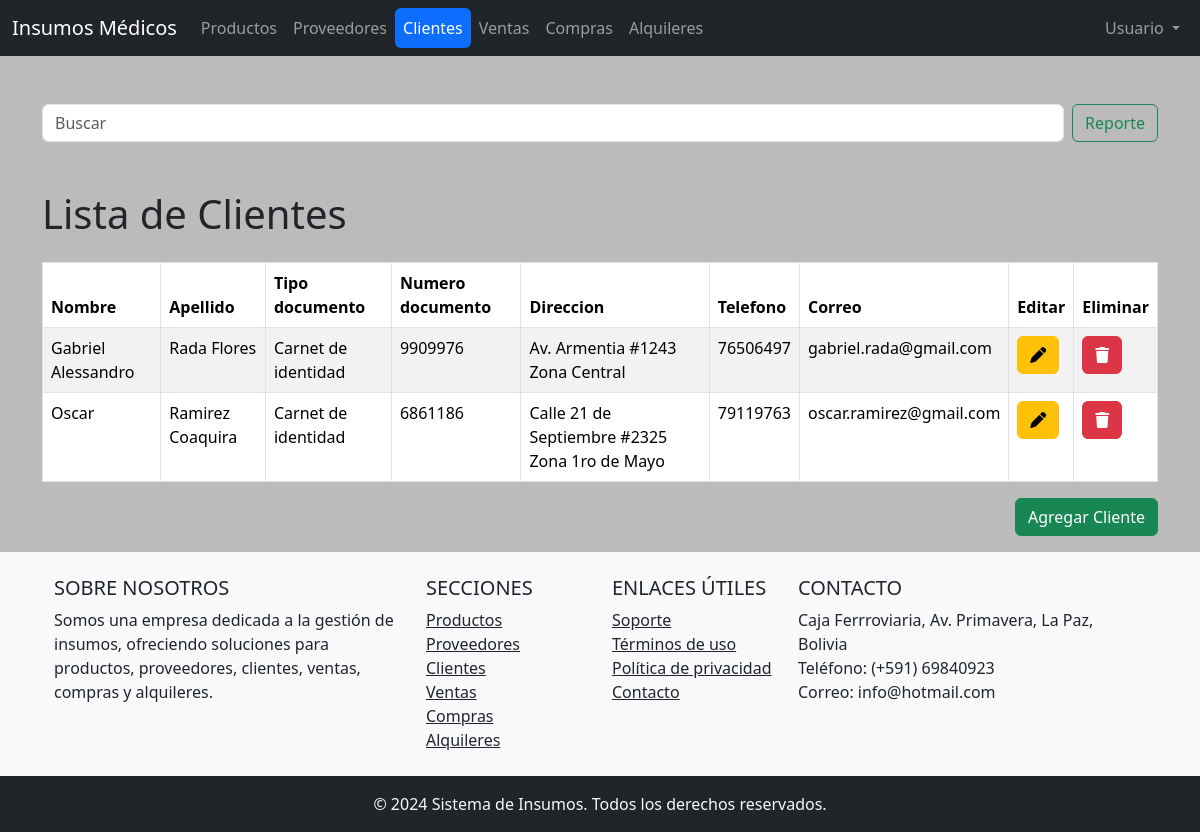
The page /clientes.php on the database its author committed.
### tables this page shows
CREATE TABLE `cliente` (
  `id` int(11) NOT NULL,
  `nombre` varchar(45) NOT NULL,
  `apellido` varchar(45) NOT NULL,
  `tipo_documento` varchar(45) NOT NULL,
  `num_documento` varchar(45) NOT NULL,
  `direccion` varchar(255) DEFAULT NULL,
  `telefono` varchar(20) NOT NULL,
  `correo` varchar(128) NOT NULL
);

### logic/Cliente.php (called while the page is built, shortened)
<?php
include_once "db/Conexion.php";
class Cliente extends Conexion{
    public static function consultar(){
        $conexion = new Conexion();
        $conexion->conectar();
        $sql = "SELECT * FROM cliente";
        $pre = mysqli_prepare($conexion->conn, $sql);
        $pre->execute();
        $res = $pre->get_result();
        $clientes = [];
        while($cliente = $res->fetch_object(Cliente::class))
        {
            array_push($clientes, $cliente);
        }
        return $clientes;
    }
}
?>

### db/Conexion.php (called while the page is built, shortened)
<?php
class Conexion{
    public function conectar(){
        $user = "root";
        $password = "";
        $server = "localhost";
        $db = "insumos";
        $this->conn = mysqli_connect($server, $user, $password, $db);
    }
}
?>

### clientes.php (the view, shortened to what this page needs)
<?php
include_once 'logic/Cliente.php';
$clientes = Cliente::consultar();
?>
<!DOCTYPE html>
<html lang="es">
<head>
    <link href="https://cdn.jsdelivr.net/npm/bootstrap@5.3.3/dist/css/bootstrap.min.css" rel="stylesheet">
    <link href="css/style.css" rel="stylesheet">
</head>
<header>
    <nav class="navbar navbar-expand-lg navbar-dark bg-dark">
        <div class="container-fluid">
            <a class="navbar-brand" href="index.php">Insumos Médicos</a>
            <div class="collapse navbar-collapse" id="navbarNav">
                <ul class="navbar-nav me-auto mb-2 mb-lg-0">
                    <li class="nav-item">
                        <a class="nav-link btn btn-outline-primary" aria-current="page" href="productos.php">Productos</a>
                    </li>
                    <li class="nav-item">
                        <a class="nav-link btn btn-outline-primary" href="proveedores.php">Proveedores</a>
                    </li>
                    <li class="nav-item">
                        <a class="nav-link btn btn-outline-primary active" href="clientes.php">Clientes</a>
                    </li>
                    <li class="nav-item">
                        <a class="nav-link btn btn-outline-primary" href="ventas.php">Ventas</a>
                    </li>
                    <li class="nav-item">
                        <a class="nav-link btn btn-outline-primary" href="compras.php">Compras</a>
                    </li>
                    <li class="nav-item">
                        <a class="nav-link btn btn-outline-primary" href="alquiler.php">Alquileres</a>
                    </li>
                </ul>
                <ul class="navbar-nav ms-auto">
                    <li class="nav-item dropdown">
                        <a class="nav-link dropdown-toggle" href="#" id="navbarDropdown" role="button" data-bs-toggle="dropdown" aria-expanded="false">
                            Usuario
                        </a>
                    </li>
                </ul>
            </div>
        </div>
    </nav>
</header>
<body>
    <div class="container mt-5">
        <form class="d-flex" action="buscar.php" method="GET">
            <input class="form-control me-2" type="search" name="query" placeholder="Buscar" aria-label="Buscar">
            <button class="btn btn-outline-success" type="submit">Reporte</button>
        </form>
    </div>
    <div class="container mt-5">
        <h1 class="mb-4">Lista de Clientes</h1>
        <table class="table table-striped table-bordered">
            <thead>
                <tr>
                    <th>Nombre</th>
                    <th>Apellido</th>
                    <th>Tipo documento</th>
                    <th>Numero documento</th>
                    <th>Direccion</th>
                    <th>Telefono</th>
                    <th>Correo</th>
                    <th>Editar</th>
                    <th>Eliminar</th>
                </tr>
            </thead>
            <tbody>
                <?php foreach($clientes as $cliente){ ?>
                <tr>
                    <td><?php echo $cliente->nombre; ?></td>
                    <td><?php echo $cliente->apellido; ?></td>
                    <td><?php echo $cliente->tipo_documento; ?></td>
                    <td><?php echo $cliente->num_documento; ?></td>
                    <td><?php echo $cliente->direccion; ?></td>
                    <td><?php echo $cliente->telefono; ?></td>
                    <td><?php echo $cliente->correo; ?></td>
                    <td><a class="btn btn-small btn-warning" href='actualizar_cliente.php?id=<?php echo $cliente->id; ?>'><i class="fa-solid fa-pen"></i></a></td>
                    <td><a class="btn btn-small btn-danger" href='clientes.php?eliminar_id=<?php echo $cliente->id; ?>'><i class="fa-solid fa-trash"></i></a></td>
                </tr>
                <?php } ?>
            </tbody>
        </table>
        <div class="d-flex justify-content-end">
            <a href="registrar_cliente.php" class="btn btn-success btn-add-product mb-3">Agregar Cliente</a>
        </div>
    </div>
</body>
<footer class="bg-light text-center text-lg-start">
    <div class="container p-4">
        <div class="row">
            <div class="col-lg-4 col-md-6 mb-4 mb-md-0">
                <h5 class="text-uppercase">Sobre nosotros</h5>
                <p>
                    Somos una empresa dedicada a la gestión de insumos, ofreciendo soluciones para productos, proveedores, clientes, ventas, compras y alquileres.
                </p>
            </div>
            <div class="col-lg-2 col-md-6 mb-4 mb-md-0">
                <h5 class="text-uppercase">Secciones</h5>
                <ul class="list-unstyled mb-0">
                    <li>
                        <a href="#" class="text-dark">Productos</a>
                    </li>
                    <li>
                        <a href="#" class="text-dark">Proveedores</a>
                    </li>
                    <li>
                        <a href="#" class="text-dark">Clientes</a>
                    </li>
                    <li>
                        <a href="#" class="text-dark">Ventas</a>
                    </li>
                    <li>
                        <a href="#" class="text-dark">Compras</a>
                    </li>
                    <li>
                        <a href="#" class="text-dark">Alquileres</a>
                    </li>
                </ul>
            </div>
            <div class="col-lg-2 col-md-6 mb-4 mb-md-0">
                <h5 class="text-uppercase">Enlaces útiles</h5>
                <ul class="list-unstyled mb-0">
                    <li>
                        <a href="#" class="text-dark">Soporte</a>
                    </li>
                    <li>
                        <a href="#" class="text-dark">Términos de uso</a>
                    </li>
                    <li>
                        <a href="#" class="text-dark">Política de privacidad</a>
                    </li>
                    <li>
                        <a href="#" class="text-dark">Contacto</a>
                    </li>
                </ul>
            </div>
            <div class="col-lg-4 col-md-6 mb-4 mb-md-0">
                <h5 class="text-uppercase">Contacto</h5>
                <p>
                    Caja Ferrroviaria, Av. Primavera, La Paz, Bolivia<br>
                    Teléfono: (+591) 69840923<br>
                    Correo: info@hotmail.com
                </p>
                <div>
                </div>
            </div>
        </div>
    </div>
    <div class="text-center p-3 bg-dark text-light">
        © 2024 Sistema de Insumos. Todos los derechos reservados.
    </div>
</footer>
</html>

### css/style.css (style rules this page uses)
body { background-color: rgb(187, 187, 187) ; }

### rows shown on the page
cliente: nombre "Gabriel Alessandro", apellido "Rada Flores", tipo_documento "Carnet de identidad", num_documento "9909976", direccion "Av. Armentia #1243 Zona Central", telefono "76506497", correo "gabriel.rada@gmail.com"
cliente: nombre "Oscar", apellido "Ramirez Coaquira", tipo_documento "Carnet de identidad", num_documento "6861186", direccion "Calle 21 de Septiembre #2325 Zona 1ro de Mayo", telefono "79119763", correo "oscar.ramirez@gmail.com"
